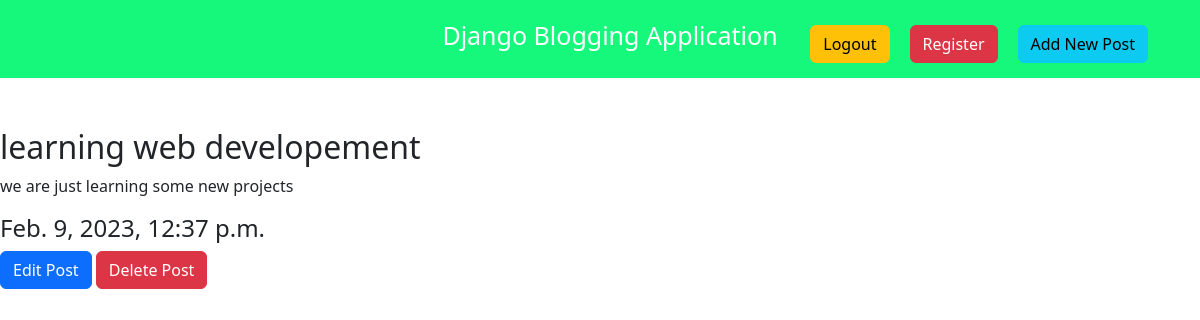
Page /post_detail/3/ (signed in) on the committed database.
### blog/models.py (models this page shows, shortened)
class BlogPost(models.Model):
    author=models.ForeignKey(settings.AUTH_USER_MODEL,on_delete=models.CASCADE)
    title=models.CharField(max_length=100)
    content=models.TextField()
    create_date=models.DateTimeField(default=timezone.now)
    publish_date=models.DateTimeField(blank=True,null=True)

### blog/views.py (the view)
# urls.py: path('post_detail/<int:pk>/',views.post_detail_views,name='post_detail'),
@login_required(login_url='login')
def post_detail_views(request,pk):
    post_result=get_object_or_404(BlogPost,pk=pk)
    content={'post':post_result}
    return render(request,'blog/post_detail.html',content)

### blog/templates/blog/post_detail.html (shortened to what this page needs)
{% extends 'blog/base.html' %}
{% block content %}
<article>
    <h2>{{post.title}}</h2>
    <p>{{post.content}}</p>
    <h4>{{post.create_date}}</h4>
    <a class="btn btn-primary" href="{% url 'post_edit' pk=post.pk %}">Edit Post</a>
    <a class="btn btn-danger" href="{% url 'post_delete' pk=post.pk %}" onclick="return confirm('are you sure')">Delete Post</a>
</article>
{% endblock %}

### rows in the picture
BlogPost: title "learning web developement", content "we are just learning some new projects", create_date "Feb. 9, 2023, 12:37 p.m."
